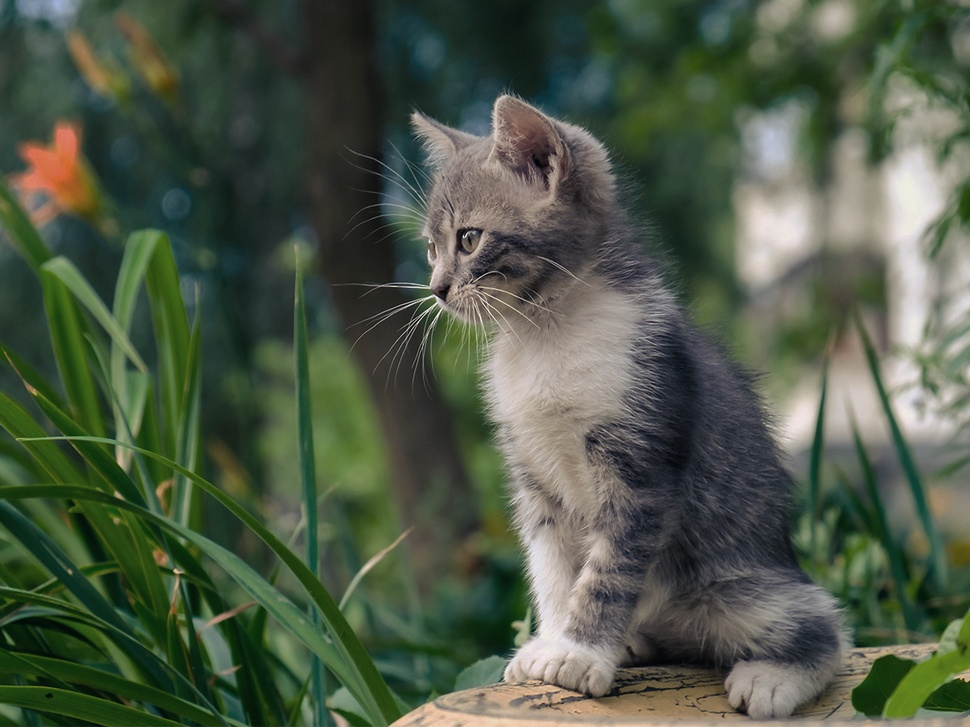
#> input picture 1.jpeg, 970 x 727 px, shrunk from 1200 x 900 before the run
$ python colorspaces.py
#> lines starting #> are read from the running program, lines starting #| are printed output that depends on the picture
import cv2 as cv
import matplotlib.pyplot as plt

img = cv.imread('1.jpeg')
#> img is the input picture: shape (727, 970, 3); mean B, G, R 71.2, 89.1, 78.1


# cv.imshow('Image', img)
# plt.imshow(img)
# plt.show()

b, g, r = cv.split(img)
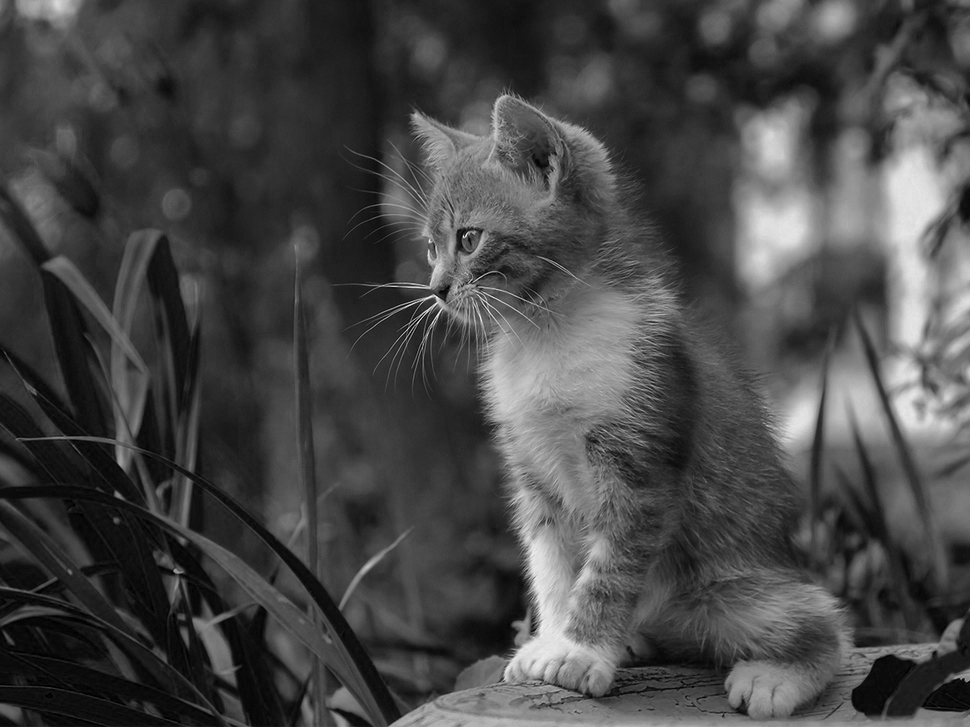
#> b: shape (727, 970); min 0, max 250, mean 71.2
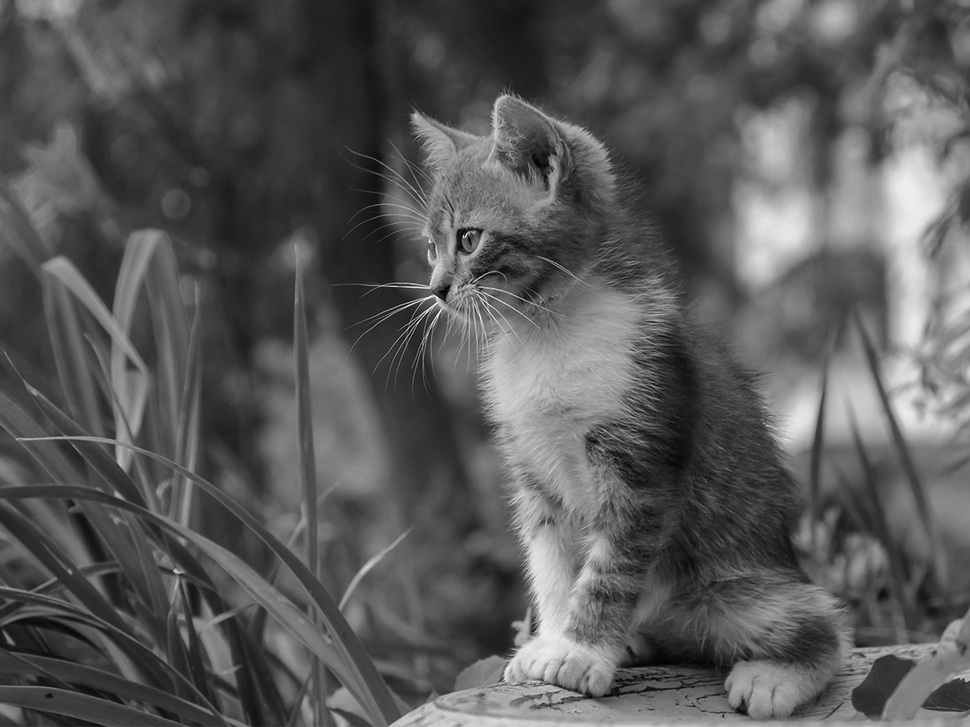
#> g: shape (727, 970); min 0, max 255, mean 89.1
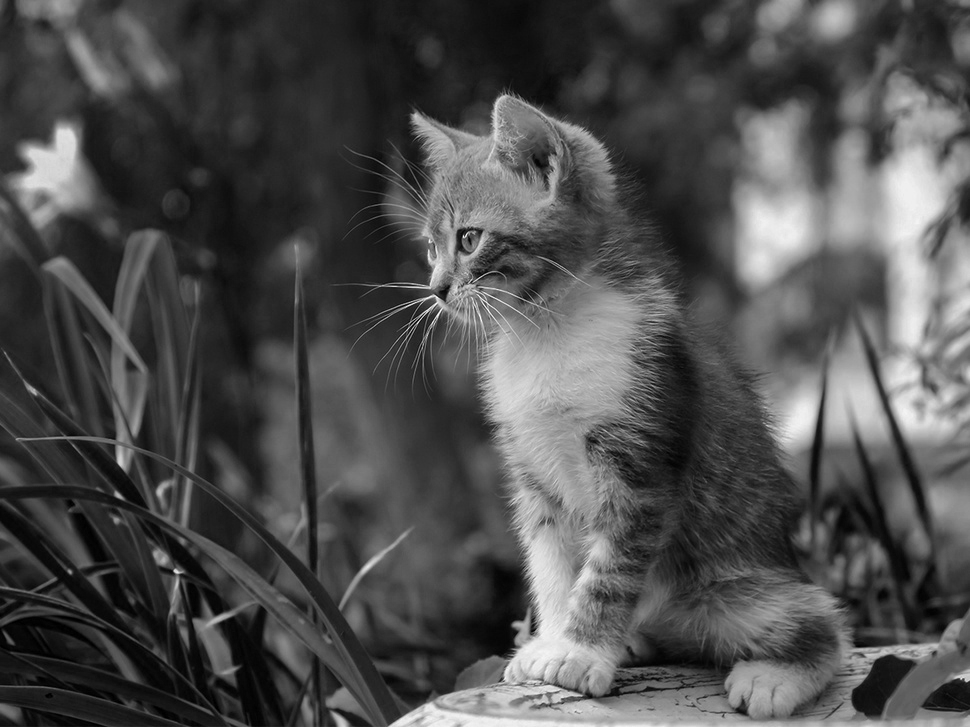
#> r: shape (727, 970); min 0, max 255, mean 78.1


merged = cv.merge([b,g,r])
cv.imshow('merged', merged)


# #BGR to HSV
# hsv = cv.cvtColor(img, cv.COLOR_BGR2HSV)
# cv.imshow('HSV', hsv)


cv.waitKey(0)

$ run again, with 2.jpg copied over 1.jpeg
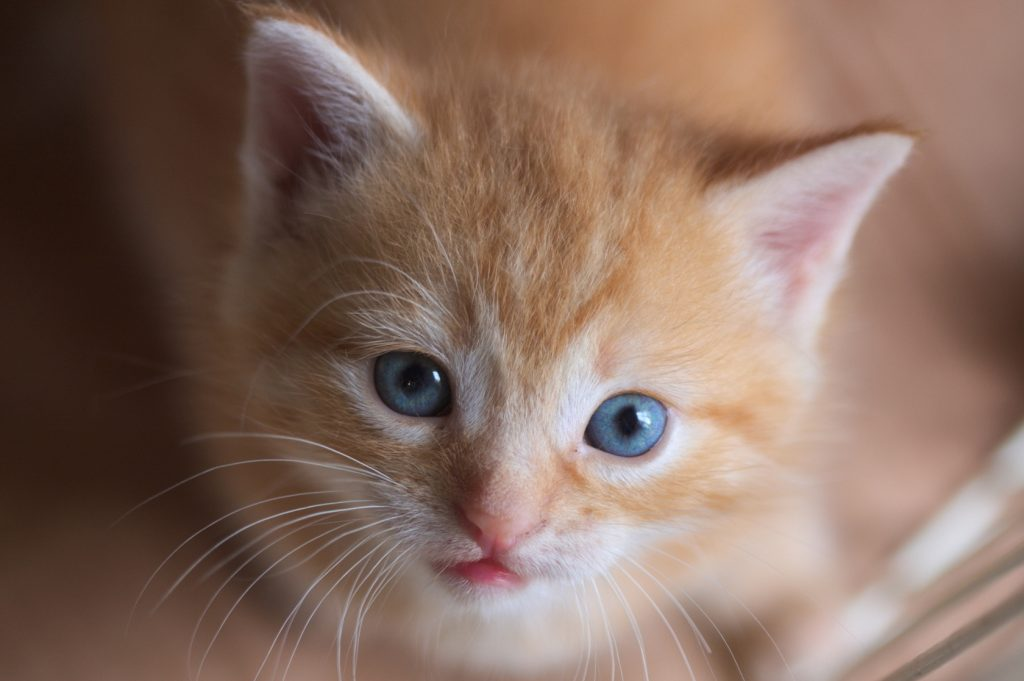
#> input picture 2.jpg, 1024 x 681 px
#> img is the input picture: shape (681, 1024, 3); mean B, G, R 95.5, 108, 134.1
#> `b, g, r = cv.split(img)`:
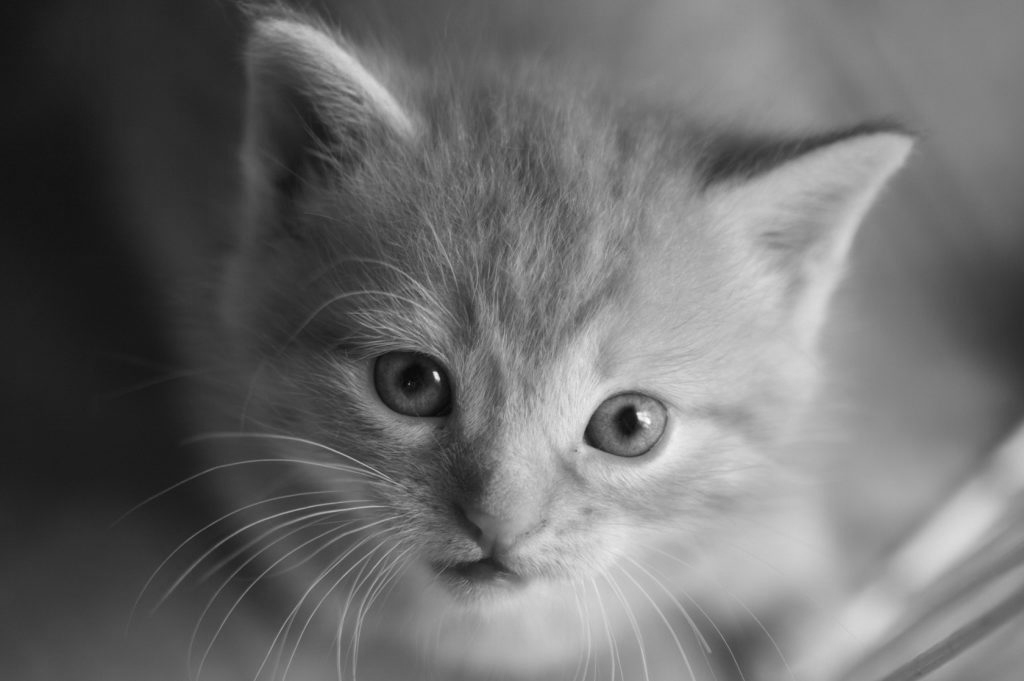
#> g: shape (681, 1024); min 3, max 255, mean 108
#> `b, g, r = cv.split(img)`:
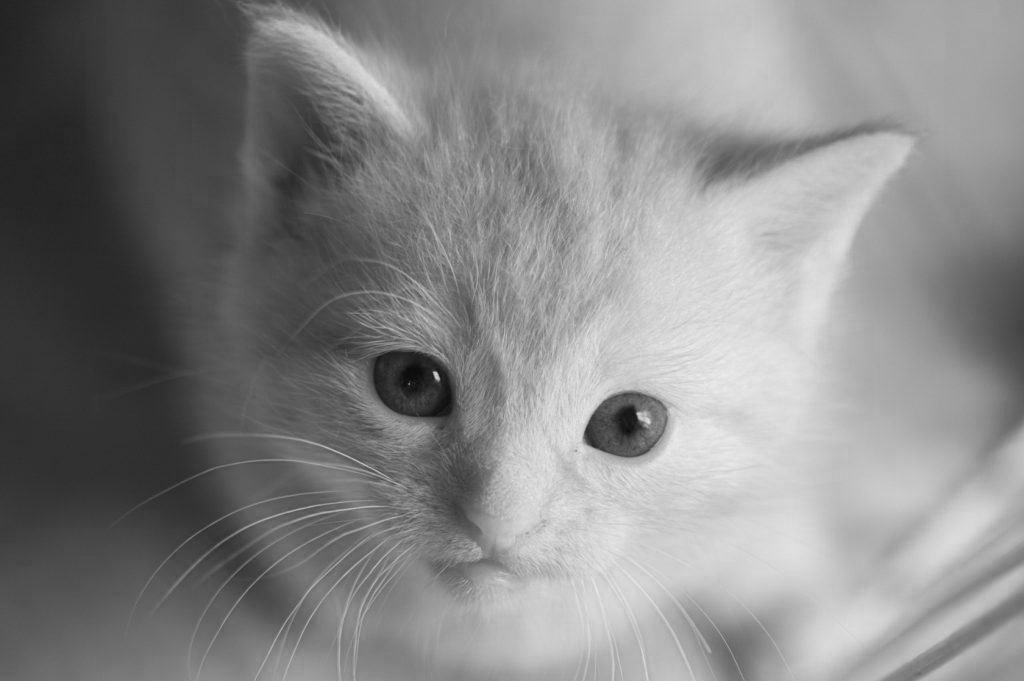
#> r: shape (681, 1024); min 8, max 236, mean 134.1
